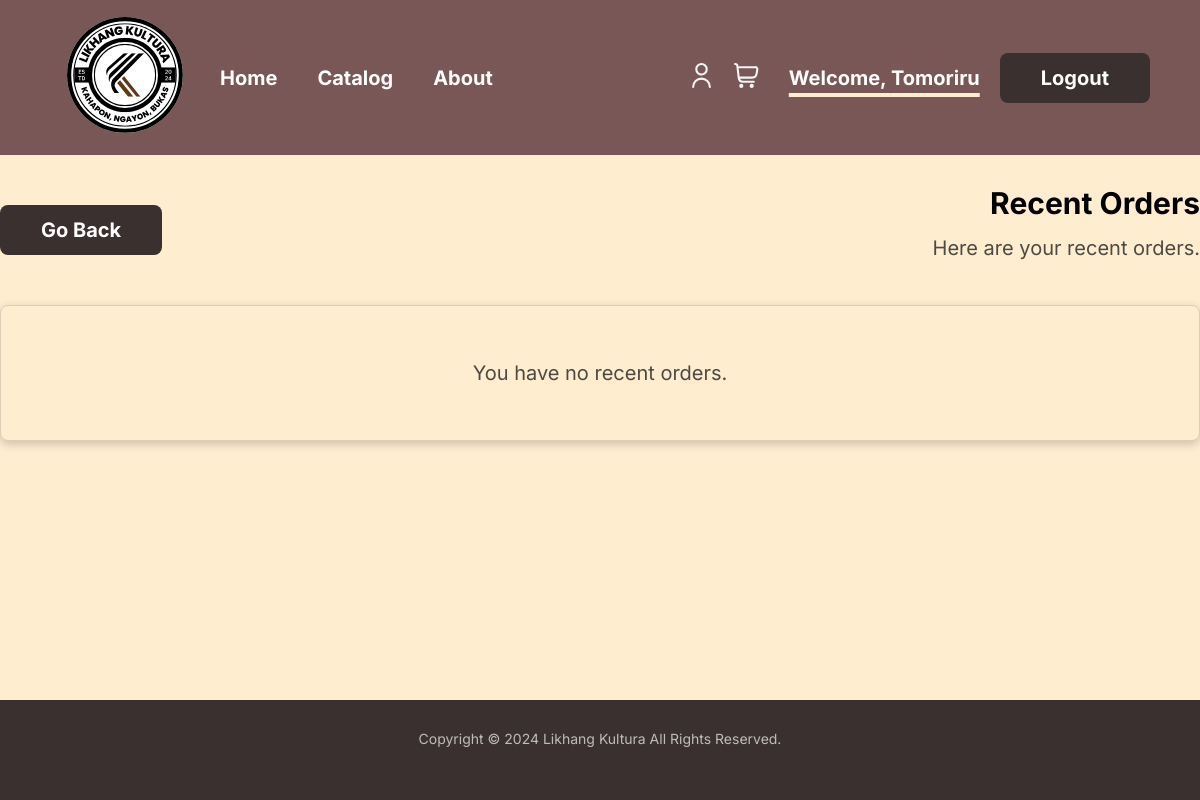
The app's page /pages/recent-orders.php (signed in), older data.
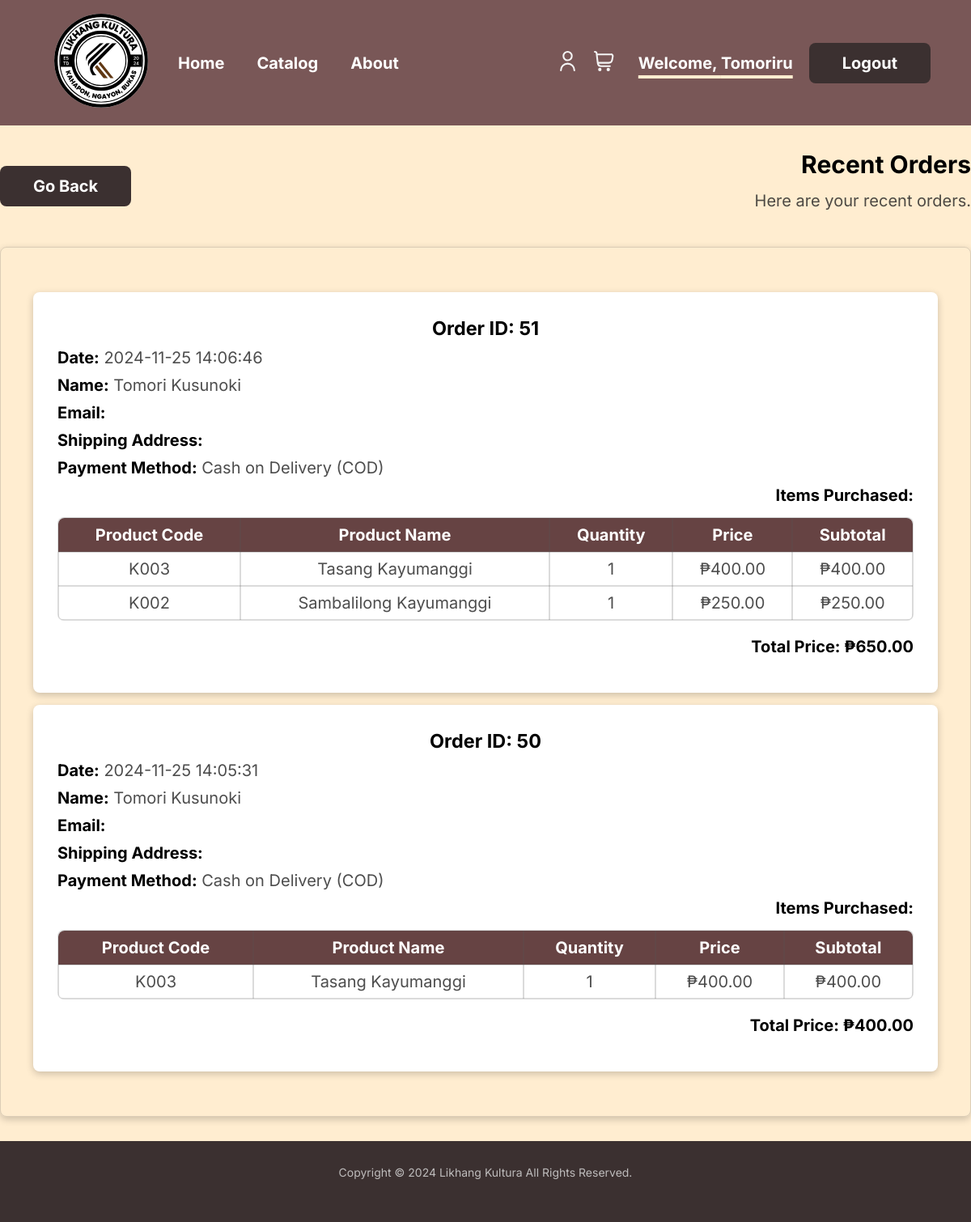
The same page, newer data.
### tables this page shows
CREATE TABLE `orders` (
  `order_id` int(11) NOT NULL,
  `user_id` int(11) NOT NULL,
  `name` varchar(255) NOT NULL,
  `email` varchar(255) NOT NULL,
  `address` text NOT NULL,
  `payment_method` varchar(50) NOT NULL,
  `order_date` timestamp NOT NULL DEFAULT current_timestamp()
);

CREATE TABLE `order_items` (
  `order_item_id` int(11) NOT NULL,
  `order_id` int(11) NOT NULL,
  `main_product_id` int(11) NOT NULL,
  `quantity` int(11) NOT NULL
);

CREATE TABLE `main_products` (
  `product_id` int(11) NOT NULL,
  `product_code` varchar(50) NOT NULL,
  `product_name` varchar(100) NOT NULL,
  `product_price` decimal(10,2) NOT NULL,
  `product_image` varchar(255) NOT NULL
);

### pages/recent-orders.php (the view, shortened to what the changed rows need)
<?php
include '../validate/db.php';
$user_id = $_SESSION['user_id'];
$sql = "SELECT order_id, order_date, name, email, address, payment_method
        FROM orders
        WHERE user_id = ?
        ORDER BY order_date DESC";
$stmt = mysqli_prepare($conn, $sql);
mysqli_stmt_bind_param($stmt, "i", $user_id);
mysqli_stmt_execute($stmt);
$result = mysqli_stmt_get_result($stmt);
$orders = mysqli_fetch_all($result, MYSQLI_ASSOC);
$order_items = [];
$order_totals = [];
foreach ($orders as $order) {
    $order_id = $order['order_id'];
    $sql = "SELECT mp.product_code, mp.product_name, oi.quantity, mp.product_price
            FROM order_items oi
            JOIN main_products mp ON oi.main_product_id = mp.product_id
            WHERE oi.order_id = ?";
    $stmt = mysqli_prepare($conn, $sql);
    mysqli_stmt_bind_param($stmt, "i", $order_id);
    mysqli_stmt_execute($stmt);
    $result = mysqli_stmt_get_result($stmt);
    $items = mysqli_fetch_all($result, MYSQLI_ASSOC);
    $order_items[$order_id] = $items;
    $total_price = 0;
    foreach ($items as $item) {
        $total_price += $item['product_price'] * $item['quantity'];
    }
    $order_totals[$order_id] = $total_price;
}
$sql = "SELECT fullname, shipping_address, email FROM profile WHERE user_id = ?";
$stmt = mysqli_prepare($conn, $sql);
mysqli_stmt_bind_param($stmt, "i", $user_id);
mysqli_stmt_execute($stmt);
$result = mysqli_stmt_get_result($stmt);
$profile = mysqli_fetch_assoc($result);
?>
<!DOCTYPE html>
<html lang="en">
<head>
    <link rel="stylesheet" href="../style.css">
</head>
<body>
    <main>
        <div class="intro2">
            <div class="intro_message_right">
                <h2>Recent Orders</h2>
            </div>
        </div>
        <div class="order_summary">
            <?php if (count($orders) > 0): ?>
                <?php foreach ($orders as $order): ?>
                    <div class="summary_intro">
                        <h3>Order ID: <?php echo $order['order_id']; ?></h3>
                        <p><strong>Date:</strong> <?php echo $order['order_date']; ?></p>
                        <p><strong>Name:</strong> <?php echo htmlspecialchars($order['name']); ?></p>
                        <p><strong>Email:</strong> <?php echo htmlspecialchars($profile['email']); ?></p>
                        <p><strong>Shipping Address:</strong> <?php echo nl2br(htmlspecialchars($profile['shipping_address'])); ?></p>
                        <p><strong>Payment Method:</strong> <?php echo htmlspecialchars(ucfirst(str_replace('_', ' ', $order['payment_method']))); ?></p>
                        <h4>Items Purchased:</h4>
                        <table class="cart_table2">
                            <thead>
                                <tr>
                                    <th>Product Code</th>
                                    <th>Product Name</th>
                                    <th>Quantity</th>
                                    <th>Price</th>
                                    <th>Subtotal</th>
                                </tr>
                            </thead>
                            <tbody>
                                <?php foreach ($order_items[$order['order_id']] as $item): ?>
                                    <tr>
                                        <td><?php echo htmlspecialchars($item['product_code']); ?></td>
                                        <td><?php echo htmlspecialchars($item['product_name']); ?></td>
                                        <td><?php echo $item['quantity']; ?></td>
                                        <td>₱<?php echo number_format($item['product_price'], 2); ?></td>
                                        <td>₱<?php echo number_format($item['product_price'] * $item['quantity'], 2); ?></td>
                                    </tr>
                                <?php endforeach; ?>
                            </tbody>
                        </table>
                        <h4>Total Price: ₱<?php echo number_format($order_totals[$order['order_id']], 2); ?></h4>
                    </div>
                <?php endforeach; ?>
            <?php else: ?>
                <p>You have no recent orders.</p>
            <?php endif; ?>
        </div>
    </main>
</body>
</html>

Row changes from the older to the newer data that the page shows:
added orders: order_id "51", order_date "2024-11-25 14:06:46", name "Tomori Kusunoki", payment_method "Cash on Delivery (COD)", order_id "650.00"
added order_items: main_product.product_code "K003", main_product.product_name "Tasang Kayumanggi", quantity "1", main_product.product_price "400.00", $item['product_price']*$item['quantity'] "400.00"
added order_items: main_product.product_code "K002", main_product.product_name "Sambalilong Kayumanggi", quantity "1", main_product.product_price "250.00", $item['product_price']*$item['quantity'] "250.00", shown under "51"
added orders: order_id "50", order_date "2024-11-25 14:05:31", name "Tomori Kusunoki", payment_method "Cash on Delivery (COD)", order_id "400.00"
Text that changed along with them:
text no longer shown: "You have no recent orders."
